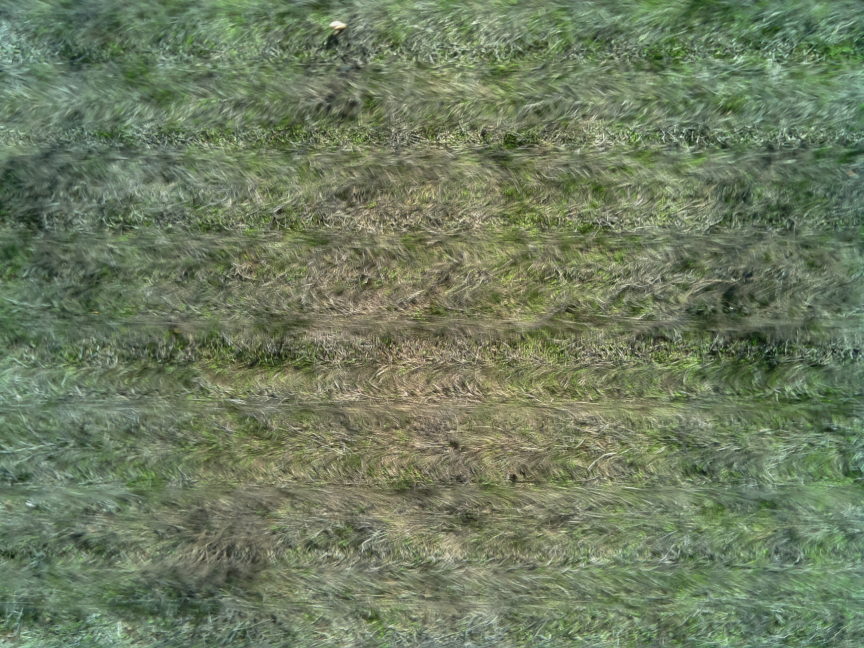
#> input picture noTarget.jpg, 2592 x 1944 px (shown at 1/3 size)
$ python -i poi.py   (imports and definitions only)
#> lines starting #> are read from the running program, lines starting #| are printed output that depends on the picture; after the words box and inside, x2 and y2 are one past the last pixel; in counts of white or black regions, pixels touching at a corner belong together
import cv2
import numpy as np

def find_Target(img_name):
#> called with img_name = 'noTarget.jpg'
   ballFound = False

   img = cv2.imread(img_name,1)
#> img is the input picture: shape (1944, 2592, 3); mean B, G, R 95.7, 123.5, 109.8
   img = cv2.resize(img,(0,0),fx=.25, fy=.25)
#> img: shape (486, 648, 3)

   # Split the image into 3 channels: b,g,r to view them individually
   # We then want to search for white spots in a channel,
   # since this will represent more 'pure' colors of the color channel.
   # For example, a white spot on the red color channel is a signifier of there
   # being an object that is very close to pure red.

   b,g,r = cv2.split(img)
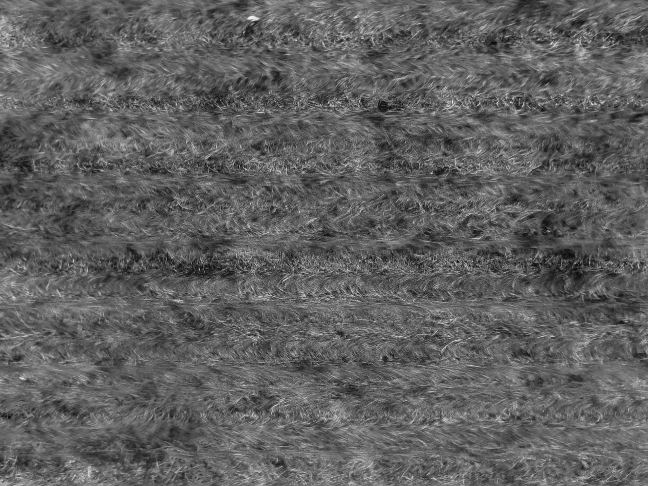
#> b: shape (486, 648); min 5, max 241, mean 95.8
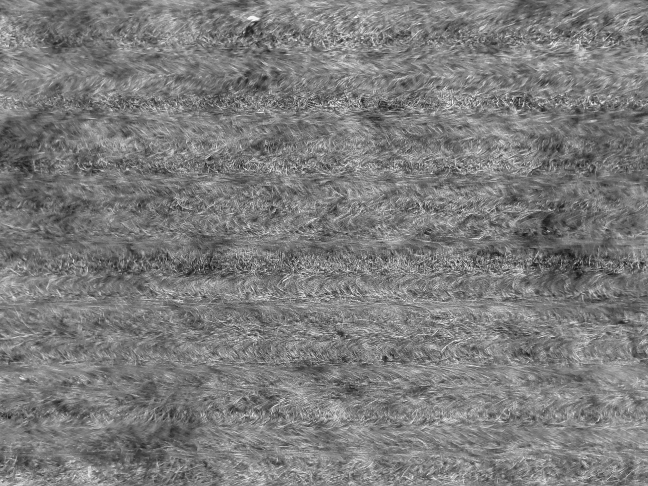
#> g: shape (486, 648); min 22, max 246, mean 123.6
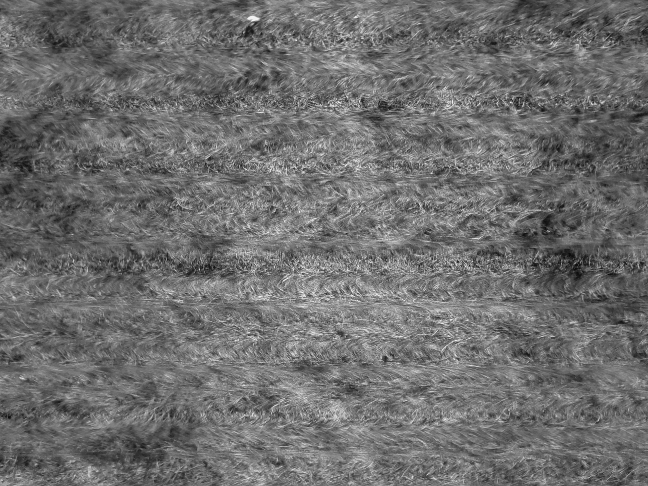
#> r: shape (486, 648); min 11, max 247, mean 110

   # Threshold the image, keeping frames that are closer to white (a value of 255)
   # Thresholding the individual color channel allows us to cut out anything below
   # a specific value on the grayscale spectrum.
   ret,blue_thresh = cv2.threshold(b,155,255,cv2.THRESH_BINARY_INV)
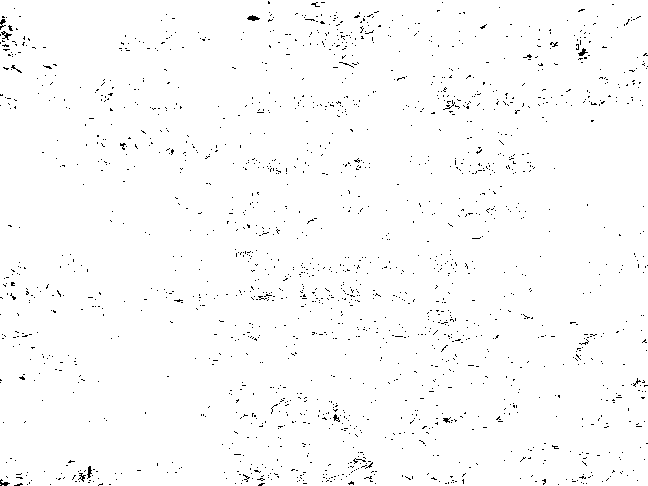
#> blue_thresh: shape (486, 648); 98.6% white; black in thin lines or dots
   ret,red_thresh = cv2.threshold(r,190,255,cv2.THRESH_BINARY)
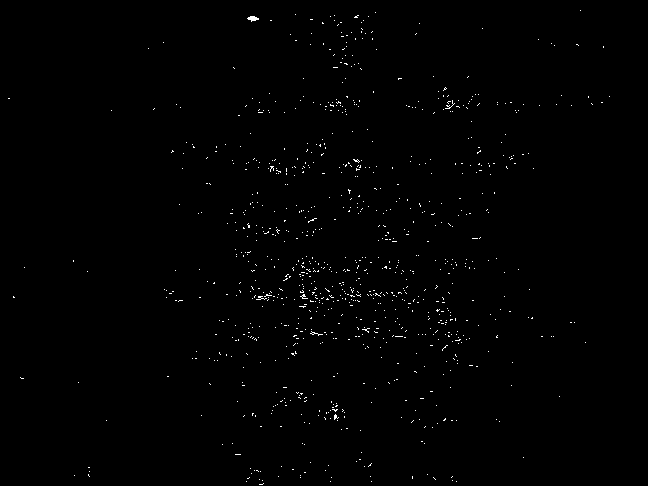
#> red_thresh: shape (486, 648); 0.58% white in thin lines or dots
   ret,green_thresh = cv2.threshold(g,155,255,cv2.THRESH_BINARY)
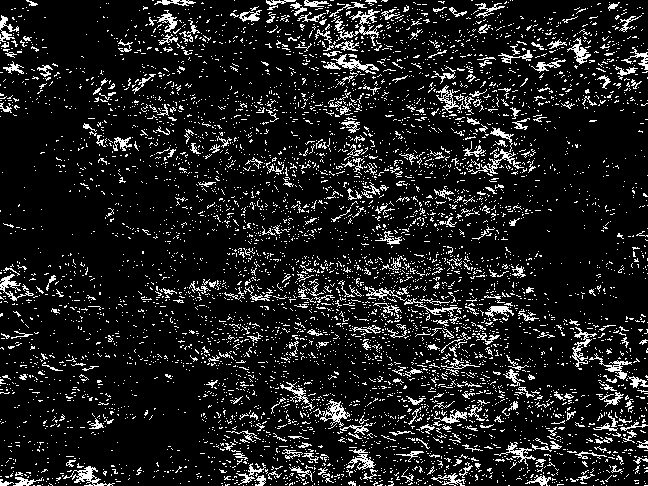
#> green_thresh: shape (486, 648); 11.7% white in thin lines or dots

   masked = red_thresh-green_thresh
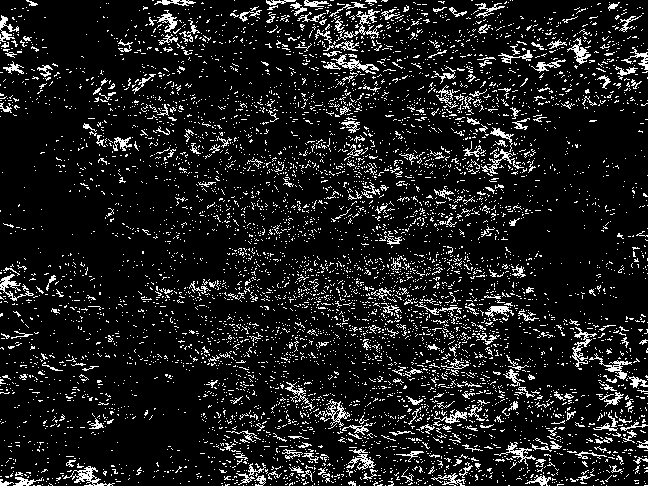
#> masked: shape (486, 648); values 0 (black) and 1 (white), 11.1% white in thin lines or dots

   # Apply a Guassian Blur to smooth out the edges of the image
   #blur = cv2.GaussianBlur(red_thresh,(7,7),8,8)
   masked = cv2.bitwise_not(masked)
#> masked: shape (486, 648); values 254 (black) and 255 (white), 88.9% white; black in thin lines or dots

   circles = cv2.HoughCircles(masked,cv2.HOUGH_GRADIENT,2.0,masked.shape[0]/2,
                               param1=100,param2=10,minRadius=0,maxRadius=30)
#> circles = None
   #TODO: either have radius change based on elevation of drone or look for concentric circles instead

   # return empty list if no POI found
   if circles is None:
      print("no Target!")
      return []

   circles = np.uint16(np.around(circles))
   for i in circles[0,:]:
       # draw the outer circle
       cv2.circle(img,(i[0],i[1]),i[2],(0,255,0),2)
       # draw the center of the circle
       cv2.circle(img,(i[0],i[1]),2,(0,0,255),3)

   # create a list of locations not including radii:
   return_list = circles.tolist()
   #for loc in return_list:
      #del loc[2]

   #show images
   cv2.imshow('mask red-green',masked)
   cv2.waitKey(0)
   cv2.destroyAllWindows()

   cv2.imshow('detected circles',img)
   cv2.waitKey(0)
   cv2.destroyAllWindows()

   print("Target found:",  return_list)
   return return_list[0]

>>> result = find_Target('noTarget.jpg')
